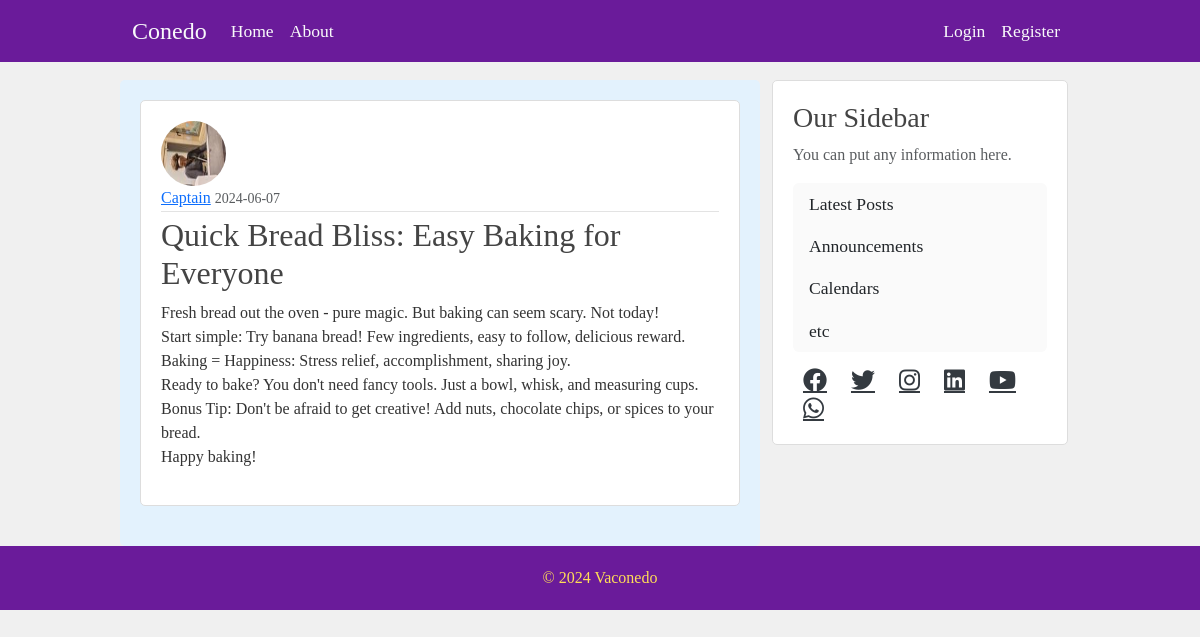
The app's page /post/4 with its own data.
### app/models.py (models this page shows, shortened)
class User(db.Model, UserMixin):
    id = db.Column(db.Integer, primary_key=True)
    username = db.Column(db.String(12), unique=True, nullable=False)
    email = db.Column(db.String(120), unique=True, nullable=False)
    image_file = db.Column(db.String(20), nullable=False, default='default.jpeg')
    password = db.Column(db.String(60), nullable=False)
    posts = db.relationship("Post", backref='author', lazy=True)

class Post(db.Model):
    id = db.Column(db.Integer, primary_key=True)
    title = db.Column(db.String(100), nullable=False)
    content = db.Column(db.Text, nullable=False)
    date_posted = db.Column(db.DateTime, nullable=False, default=datetime.utcnow)
    user_id = db.Column(db.Integer, db.ForeignKey('user.id'), nullable=False)

### app/routes.py (the view)
@app.route('/post/<int:post_id>')
def post(post_id):
    post = Post.query.get_or_404(post_id)
    return render_template('post.html', title=post.title, post=post)

### app/templates/post.html (shortened to what this page needs)
{% extends 'base.html' %}
{% block content %}
<article class="media content-section">
  <img
  class="rounded-circle article-img"
  src="{{ url_for('static',filename='profile_pics/' + post.author.image_file) }}"
  alt=""/>
    <div class="media-body">
      <div class="article-metadata">
        <a class="mr-2" href="{{url_for('user_post',username=post.author.username)}}">{{ post.author.username }}</a>
        <small class="text-muted">{{ post.date_posted.strftime('%Y-%m-%d') }}</small>
      </div>
      <h2 class="article-title">{{ post.title }}</h2>
      <p class="article-content">{{ post.content }}</p>
    </div>
  </article>
{% endblock %}

### app/static/main.css (style rules this page uses)
body { background: #fafafa; color: #333333; margin-top: 5rem; }
h1, h2, h3, h4, h5, h6 { color: #444444; }
.content-section { background: #ffffff; padding: 10px 20px; border: 1px solid #dddddd; border-radius: 3px; margin-bottom: 20px; }
.article-title { color: #444444; }
.article-content { white-space: pre-line; }
.article-img { height: 65px; width: 65px; margin-right: 16px; }
.article-metadata { padding-bottom: 1px; margin-bottom: 4px; border-bottom: 1px solid #e3e3e3 }

### app/templates/base.html (style rules this page uses)
body { font-family: 'Georgia', serif; background-color: #f0f0f0; color: #333; }
.content-section { background-color: #fff; padding: 20px; border: 1px solid #ddd; border-radius: 5px; margin-bottom: 20px; }

### records on screen
User: image_file (picture), author.username "Captain"
Post: date_posted "2024-06-07", title "Quick Bread Bliss: Easy Baking for Everyone", content "Fresh bread out the oven - pure magic. But baking can seem scary. Not today! Start simple: Try banana bread! Few ingredients, easy to follow, delicious reward. Baking = Happiness: Stress relief, accomplishment, sharing joy. Ready to bake? You don't need fancy tools. Just a bowl, whisk, and measuring cups. Bonus Tip: Don't be afraid to get creative! Add nuts, chocolate chips, or spices to your bread. Happy baking!"
